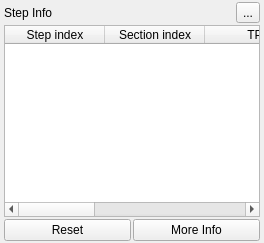
                <widget class="QWidget" name="stepPropsPage">
                 <layout class="QVBoxLayout" name="verticalLayout_8">
                  <property name="spacing">
                   <number>2</number>
                  </property>
                  <property name="leftMargin">
                   <number>4</number>
                  </property>
                  <property name="topMargin">
                   <number>2</number>
                  </property>
                  <property name="rightMargin">
                   <number>4</number>
                  </property>
                  <property name="bottomMargin">
                   <number>2</number>
                  </property>
                  <item>
                   <layout class="QHBoxLayout" name="stepPropsTopBtns">
                    <property name="spacing">
                     <number>4</number>
                    </property>
                    <property name="leftMargin">
                     <number>0</number>
                    </property>
                    <property name="rightMargin">
                     <number>0</number>
                    </property>
                    <item>
                     <widget class="QLabel" name="stepPropsLabel">
                      <property name="text">
                       <string>Step Info</string>
                      </property>
                     </widget>
                    </item>
                    <item>
                     <spacer name="horizontalSpacer_10">
                      <property name="orientation">
                       <enum>Qt::Horizontal</enum>
                      </property>
                      <property name="sizeHint" stdset="0">
                       <size>
                        <width>40</width>
                        <height>20</height>
                       </size>
                      </property>
                     </spacer>
                    </item>
                    <item>
                     <widget class="QToolButton" name="stepPropsOptsBtn">
                      <property name="text">
                       <string>...</string>
                      </property>
                     </widget>
                    </item>
                   </layout>
                  </item>
                  <item>
                   <widget class="QTableWidget" name="stepPropsTable">
                    <property name="statusTip">
                     <string>Properties of selected step(s) or section(s)</string>
                    </property>
                    <column>
                     <property name="text">
                      <string>Step index</string>
                     </property>
                    </column>
                    <column>
                     <property name="text">
                      <string>Section index</string>
                     </property>
                    </column>
                    <column>
                     <property name="text">
                      <string>TP</string>
                     </property>
                    </column>
                    <column>
                     <property name="text">
                      <string>CI</string>
                     </property>
                    </column>
                    <column>
                     <property name="text">
                      <string>Image</string>
                     </property>
                    </column>
                    <column>
                     <property name="text">
                      <string>Hover</string>
                     </property>
                    </column>
                   </widget>
                  </item>
                  <item>
                   <layout class="QHBoxLayout" name="stepPropsBotBtns">
                    <item>
                     <widget class="QPushButton" name="stepPropsResetBtn">
                      <property name="text">
                       <string>Reset</string>
                      </property>
                     </widget>
                    </item>
                    <item>
                     <widget class="QPushButton" name="stepPropsInfoBtn">
                      <property name="text">
                       <string>More Info</string>
                      </property>
                     </widget>
                    </item>
                   </layout>
                  </item>
                 </layout>
                </widget>
